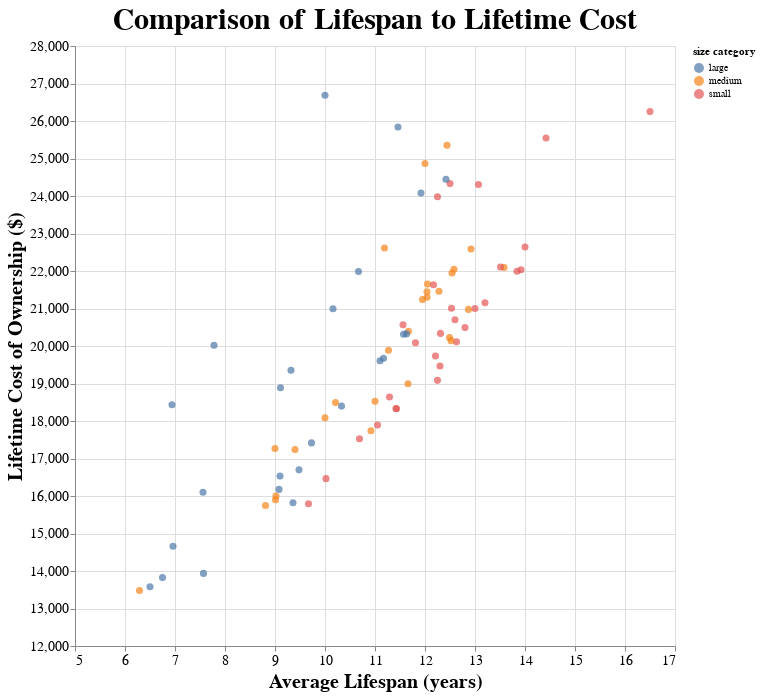

Notebook code for this chart:
### Markdown cell above
There does not look to be any trend in the data. The most popular breed, Laborador Retreiver, is in the middle of the pack for lifetime cost of ownership at 21,299. Interestingly, a chihuahua has a very high cost of ownership of 26,250. Maybe there is some relationship between lifespan and cost of ownership. Let's take a look at that

### Code cell
long_pop_df = merged_df[['Breed', '2 LONGEVITY', 'LIFETIME COST, $', 'size category']]

long_pop_df = long_pop_df[long_pop_df['LIFETIME COST, $'] != 'no data']
long_pop_df['LIFETIME COST, $'] = long_pop_df['LIFETIME COST, $'].str.replace('$', '')
long_pop_df['LIFETIME COST, $'] = long_pop_df['LIFETIME COST, $'].str.replace(',', '').astype(int)

long_pop_df = long_pop_df[~long_pop_df['2 LONGEVITY'].isin(['no data', '1.83 - really?'])]
long_pop_df['2 LONGEVITY'] = long_pop_df['2 LONGEVITY'].astype(float)

alt.Chart(long_pop_df).mark_circle(size=50).encode(
    x=alt.X('2 LONGEVITY', title="Average Lifespan (years)", scale=alt.Scale(domain=[5, 17])),
    y=alt.Y('LIFETIME COST, $', title="Lifetime Cost of Ownership ($)", scale=alt.Scale(domain=[12000, 28000])),
    tooltip=['Breed', '2 LONGEVITY', 'LIFETIME COST, $'],
    color='size category'
).properties(
    height=600,
    width=600, 
    title='Comparison of Lifespan to Lifetime Cost').configure_title(
    fontSize=30).configure_axis(labelFontSize=14, titleFontSize=20)

### Figure 1 — Vega-Lite specification as saved in the notebook (floating-point values rounded to 4 significant figures)
{"config": {"view": {"continuousWidth": 400, "continuousHeight": 300}, "axis": {"labelFontSize": 14, "titleFontSize": 20}, "title": {"fontSize": 30}}, "data": {"name": "data-9552109789fcd4d2dfd434e407f1eafb"}, "mark": {"type": "circle", "size": 50}, "encoding": {"color": {"type": "nominal", "field": "size category"}, "tooltip": [{"type": "nominal", "field": "Breed"}, {"type": "quantitative", "field": "2 LONGEVITY"}, {"type": "quantitative", "field": "LIFETIME COST, $"}], "x": {"type": "quantitative", "field": "2 LONGEVITY", "scale": {"domain": [5, 17]}, "title": "Average Lifespan (years)"}, "y": {"type": "quantitative", "field": "LIFETIME COST, $", "scale": {"domain": [12000, 28000]}, "title": "Lifetime Cost of Ownership ($)"}}, "height": 600, "title": "Comparison of Lifespan to Lifetime Cost", "width": 600, "$schema": "https://vega.github.io/schema/vega-lite/v4.8.1.json", "datasets": {"data-9552109789fcd4d2dfd434e407f1eafb": [{"Breed": "Labrador Retriever", "2 LONGEVITY": 12.04, "LIFETIME COST, $": 21299, "size category": "medium"}, {"Breed": "German Shepherd Dog", "2 LONGEVITY": 9.73, "LIFETIME COST, $": 17416, "size category": "large"}, {"Breed": "Golden Retriever", "2 LONGEVITY": 12.04, "LIFETIME COST, $": 21447, "size category": "medium"}, {"Breed": "French Bulldog", "2 LONGEVITY": 9.0, "LIFETIME COST, $": 17266, "size category": "medium"}, {"Breed": "Bulldog", "2 LONGEVITY": 6.29, "LIFETIME COST, $": 13479, "size category": "medium"}, {"Breed": "Beagle", "2 LONGEVITY": 12.3, "LIFETIME COST, $": 19468, "size category": "small"}, {"Breed": "Poodle", "2 LONGEVITY": 11.95, "LIFETIME COST, $": 21237, "size category": "medium"}, {"Breed": "Rottweiler", "2 LONGEVITY": 9.11, "LIFETIME COST, $": 18886, "size category": "large"}, {"Breed": "German Shorthaired Pointer", "2 LONGEVITY": 11.46, "LIFETIME COST, $": 25842, "size category": "large"}, {"Breed": "Yorkshire Terrier", "2 LONGEVITY": 12.6, "LIFETIME COST, $": 20701, "size category": "small"}, {"Breed": "Boxer", "2 LONGEVITY": 8.81, "LIFETIME COST, $": 15746, "size category": "medium"}, {"Breed": "Dachshund", "2 LONGEVITY": 12.63, "LIFETIME COST, $": 20113, "size category": "small"}, {"Breed": "Pembroke Welsh Corgi", "2 LONGEVITY": 12.25, "LIFETIME COST, $": 23978, "size category": "small"}, {"Breed": "Siberian Husky", "2 LONGEVITY": 12.58, "LIFETIME COST, $": 22049, "size category": "medium"}, {"Breed": "Australian Shepherd", "2 LONGEVITY": 12.28, "LIFETIME COST, $": 21458, "size category": "medium"}, {"Breed": "Great Dane", "2 LONGEVITY": 6.96, "LIFETIME COST, $": 14662, "size category": "large"}, {"Breed": "Doberman Pinscher", "2 LONGEVITY": 10.33, "LIFETIME COST, $": 18397, "size category": "large"}, {"Breed": "Cavalier King Charles Spaniel", "2 LONGEVITY": 11.29, "LIFETIME COST, $": 18639, "size category": "small"}, {"Breed": "Miniature Schnauzer", "2 LONGEVITY": 11.81, "LIFETIME COST, $": 20087, "size category": "small"}, {"Breed": "Shih Tzu", "2 LONGEVITY": 13.2, "LIFETIME COST, $": 21152, "size category": "small"}, {"Breed": "Boston Terrier", "2 LONGEVITY": 10.92, "LIFETIME COST, $": 17741, "size category": "medium"}, {"Breed": "Bernese Mountain Dog", "2 LONGEVITY": 7.56, "LIFETIME COST, $": 16099, "size category": "large"}, {"Breed": "Pomeranian", "2 LONGEVITY": 9.67, "LIFETIME COST, $": 15792, "size category": "small"}, {"Breed": "Shetland Sheepdog", "2 LONGEVITY": 12.53, "LIFETIME COST, $": 21006, "size category": "small"}, {"Breed": "Brittany", "2 LONGEVITY": 12.92, "LIFETIME COST, $": 22589, "size category": "medium"}, {"Breed": "English Springer Spaniel", "2 LONGEVITY": 12.54, "LIFETIME COST, $": 21946, "size category": "medium"}, {"Breed": "Pug", "2 LONGEVITY": 11.0, "LIFETIME COST, $": 18527, "size category": "medium"}, {"Breed": "Mastiff", "2 LONGEVITY": 6.5, "LIFETIME COST, $": 13581, "size category": "large"}, {"Breed": "Cocker Spaniel", "2 LONGEVITY": 12.5, "LIFETIME COST, $": 24330, "size category": "small"}, {"Breed": "Chihuahua", "2 LONGEVITY": 16.5, "LIFETIME COST, $": 26250, "size category": "small"}, {"Breed": "Border Collie", "2 LONGEVITY": 12.52, "LIFETIME COST, $": 20143, "size category": "medium"}, {"Breed": "Maltese", "2 LONGEVITY": 12.25, "LIFETIME COST, $": 19084, "size category": "small"}, {"Breed": "Basset Hound", "2 LONGEVITY": 11.43, "LIFETIME COST, $": 18328, "size category": "small"}, {"Breed": "Newfoundland", "2 LONGEVITY": 9.32, "LIFETIME COST, $": 19351, "size category": "large"}, {"Breed": "Rhodesian Ridgeback", "2 LONGEVITY": 9.1, "LIFETIME COST, $": 16530, "size category": "large"}, {"Breed": "West Highland White Terrier", "2 LONGEVITY": 12.8, "LIFETIME COST, $": 20490, "size category": "small"}, {"Breed": "Chesapeake Bay Retriever", "2 LONGEVITY": 9.48, "LIFETIME COST, $": 16697, "size category": "large"}, {"Breed": "Bichon Frise", "2 LONGEVITY": 12.21, "LIFETIME COST, $": 19735, "size category": "small"}, {"Breed": "Akita", "2 LONGEVITY": 10.16, "LIFETIME COST, $": 20994, "size category": "large"}, {"Breed": "Saint Bernard", "2 LONGEVITY": 7.78, "LIFETIME COST, $": 20022, "size category": "large"}, {"Breed": "Bloodhound", "2 LONGEVITY": 6.75, "LIFETIME COST, $": 13824, "size category": "large"}, {"Breed": "Bullmastiff", "2 LONGEVITY": 7.57, "LIFETIME COST, $": 13936, "size category": "large"}, {"Breed": "English Cocker Spaniel", "2 LONGEVITY": 11.66, "LIFETIME COST, $": 18993, "size category": "medium"}, {"Breed": "Papillon", "2 LONGEVITY": 13.0, "LIFETIME COST, $": 21001, "size category": "small"}, {"Breed": "Australian Cattle Dog", "2 LONGEVITY": 11.67, "LIFETIME COST, $": 20395, "size category": "medium"}, {"Breed": "Dalmatian", "2 LONGEVITY": 11.27, "LIFETIME COST, $": 19886, "size category": "medium"}, {"Breed": "Scottish Terrier", "2 LONGEVITY": 10.69, "LIFETIME COST, $": 17525, "size category": "small"}, {"Breed": "Alaskan Malamute", "2 LONGEVITY": 10.67, "LIFETIME COST, $": 21986, "size category": "large"}, {"Breed": "Samoyed", "2 LONGEVITY": 12.44, "LIFETIME COST, $": 25352, "size category": "medium"}, {"Breed": "Whippet", "2 LONGEVITY": 12.87, "LIFETIME COST, $": 20976, "size category": "medium"}, {"Breed": "Bull Terrier", "2 LONGEVITY": 10.21, "LIFETIME COST, $": 18490, "size category": "medium"}, {"Breed": "Cairn Terrier", "2 LONGEVITY": 13.84, "LIFETIME COST, $": 21992, "size category": "small"}, {"Breed": "Lhasa Apso", "2 LONGEVITY": 13.92, "LIFETIME COST, $": 22031, "size category": "small"}, {"Breed": "Old English Sheepdog", "2 LONGEVITY": 11.19, "LIFETIME COST, $": 22611, "size category": "medium"}, {"Breed": "Italian Greyhound", "2 LONGEVITY": 10.02, "LIFETIME COST, $": 16463, "size category": "small"}, {"Breed": "Chow Chow", "2 LONGEVITY": 9.01, "LIFETIME COST, $": 15898, "size category": "medium"}, {"Breed": "Irish Wolfhound", "2 LONGEVITY": 6.94, "LIFETIME COST, $": 18435, "size category": "large"}, {"Breed": "Irish Setter", "2 LONGEVITY": 11.63, "LIFETIME COST, $": 20323, "size category": "large"}, {"Breed": "Giant Schnauzer", "2 LONGEVITY": 10.0, "LIFETIME COST, $": 26686, "size category": "large"}, {"Breed": "Staffordshire Bull Terrier", "2 LONGEVITY": 12.05, "LIFETIME COST, $": 21650, "size category": "medium"}, {"Breed": "Basenji", "2 LONGEVITY": 13.58, "LIFETIME COST, $": 22096, "size category": "medium"}, {"Breed": "Border Terrier", "2 LONGEVITY": 14.0, "LIFETIME COST, $": 22638, "size category": "small"}, {"Breed": "Flat-Coated Retriever", "2 LONGEVITY": 9.02, "LIFETIME COST, $": 16000, "size category": "medium"}, {"Breed": "Pekingese", "2 LONGEVITY": 11.56, "LIFETIME COST, $": 20565, "size category": "small"}, {"Breed": "English Setter", "2 LONGEVITY": 11.57, "LIFETIME COST, $": 20312, "size category": "large"}, {"Breed": "Tibetan Terrier", "2 LONGEVITY": 12.31, "LIFETIME COST, $": 20336, "size category": "small"}, {"Breed": "Borzoi", "2 LONGEVITY": 9.08, "LIFETIME COST, $": 16176, "size category": "large"}, {"Breed": "Afghan Hound", "2 LONGEVITY": 11.92, "LIFETIME COST, $": 24077, "size category": "large"}, {"Breed": "Pointer", "2 LONGEVITY": 12.42, "LIFETIME COST, $": 24445, "size category": "large"}, {"Breed": "Gordon Setter", "2 LONGEVITY": 11.1, "LIFETIME COST, $": 19605, "size category": "large"}, {"Breed": "Tibetan Spaniel", "2 LONGEVITY": 14.42, "LIFETIME COST, $": 25549, "size category": "small"}, {"Breed": "Saluki", "2 LONGEVITY": 12.0, "LIFETIME COST, $": 24866, "size category": "medium"}, {"Breed": "Norfolk Terrier", "2 LONGEVITY": 13.07, "LIFETIME COST, $": 24308, "size category": "small"}, {"Breed": "Welsh Springer Spaniel", "2 LONGEVITY": 12.49, "LIFETIME COST, $": 20224, "size category": "medium"}, {"Breed": "Kerry Blue Terrier", "2 LONGEVITY": 9.4, "LIFETIME COST, $": 17240, "size category": "medium"}, {"Breed": "Briard", "2 LONGEVITY": 11.17, "LIFETIME COST, $": 19673, "size category": "large"}, {"Breed": "Australian Terrier", "2 LONGEVITY": 11.05, "LIFETIME COST, $": 17892, "size category": "small"}, {"Breed": "Bedlington Terrier", "2 LONGEVITY": 13.51, "LIFETIME COST, $": 22107, "size category": "small"}, {"Breed": "Clumber Spaniel", "2 LONGEVITY": 10.0, "LIFETIME COST, $": 18084, "size category": "medium"}, {"Breed": "Greyhound", "2 LONGEVITY": 9.36, "LIFETIME COST, $": 15819, "size category": "large"}, {"Breed": "Affenpinscher", "2 LONGEVITY": 11.42, "LIFETIME COST, $": 18333, "size category": "small"}, {"Breed": "Dandie Dinmont Terrier", "2 LONGEVITY": 12.17, "LIFETIME COST, $": 21633, "size category": "small"}]}}
